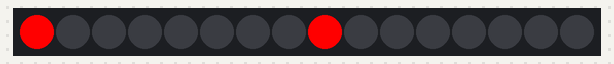
A sketch run on a simulated Arduino Uno, built with avr-gcc and run on an emulated ATmega328P. On the bench: 16 RGB LEDs in strip order, left to right. Dim RGB values are drawn brighter than linear.

Above: at 0.01 s.
At 4.39 s:
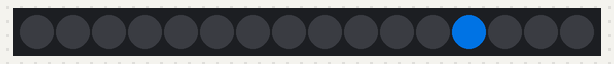
At 9.5 s:
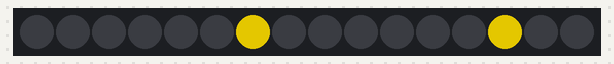
At 18.99 s:
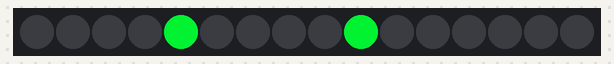
At 28.49 s:
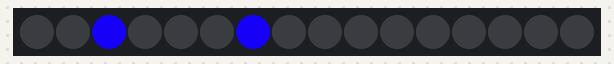
At 37.98 s:
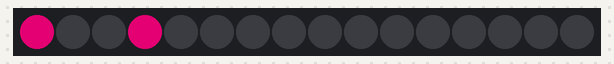

The sketch:

Neopixel_ring_kod_1.ino
```cpp
//NEOPIXEL RING "TÄVLANDE REGNBÅGSPUNKTER"

//Neopixel ring har 16 WS2812 RGB LEDs
//Arduino Uno portar i bruk: 5V, GND, digital port 6
//FastLED 3.2 library används, den kan laddas ner i Arduino library-managern

#include <FastLED.h>

#define NUM_LEDS 16 //vi anger antalet LEDs i Neopixeln
#define DATA_PIN 6 //vi anger dataporten i bruk

int xhue = 0; //variabel för färgen på LEDn
float dot1 = 0; //float-värde för första punkten
float dot2 = 8; //float-värde för andra punkten

CRGB leds[NUM_LEDS]; //

void setup() {
  FastLED.addLeds<NEOPIXEL, DATA_PIN>(leds, NUM_LEDS);
  Serial.begin(9600);
}

void loop() {

    //ljuspositionsvärdet
    int dot1int = int(dot1); //vi omvandlar float-variablerna dot1 och dot2 till ints
    int dot2int = int(dot2); //ints används för leds[]

    //vi ger 2 leds på motsatta sidor samma färg
    leds[dot1int] = CHSV(xhue,255,255); //xhue styr färgen, ljusstyrkan och mättningen är maxvärde
    leds[dot2int] = CHSV(xhue,255,255);

    //Serial.println("Hue = "); Serial.println(xhue); //värdet av xhue printas

    FastLED.show();

    //vi gör leden som just fått färg svart igen
    leds[dot1int] = CRGB::Black;
    leds[dot2int] = CRGB::Black;

    //de två punkternas positionsvärde uppdateras
    dot1 += 0.4;
    dot2 += 0.5;

    //vi testar för när float-värdet på dot1 och dot2 överskrider 16 och resettar det till 0
    if(dot1 >= 16) {
      dot1 = 0;
    }

    if(dot2 >= 16) {
      dot2 = 0;
    }

    xhue += 2; //xhue får +4 i värdet varje omgång

    if(xhue == 255) { //vi testar för om xhue har gått över maxvärdet och omdefinierar det som 0
      xhue = 0;
    }

    delay(60); //cykeln uppdateras med 100 ms mellanrum

}
```
